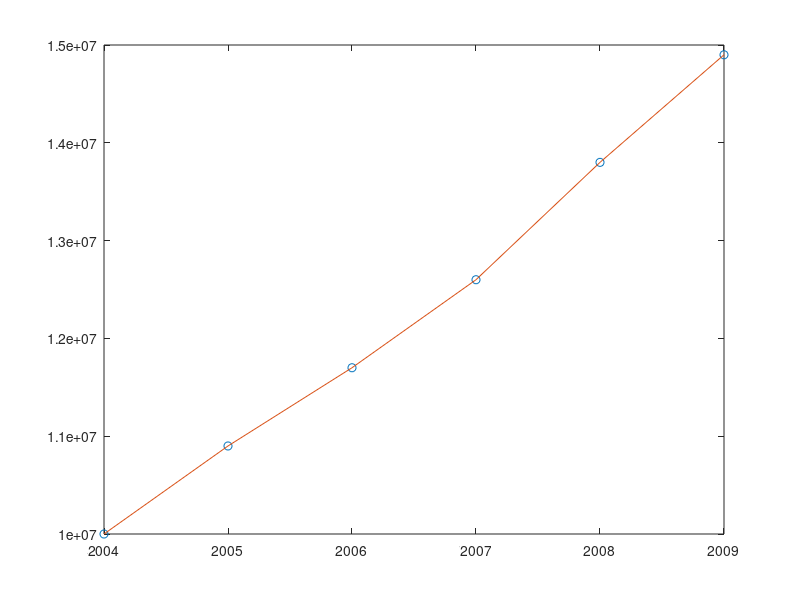

The MATLAB source for this figure:
format bank
year = 2004:1:2009;

population = [10, 10.9, 11.7, 12.6, 13.8, 14.9];

cofficient = polyfit(log10(population), year, 1);
t = polyval(cofficient, log10(20))

plot(year, population.*1e6 , 'o',  year, population.*1e6);
